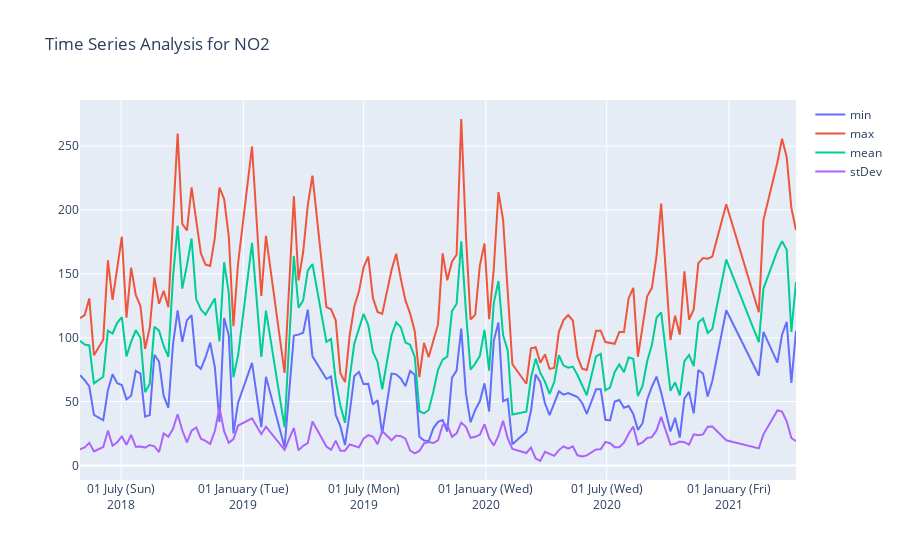

Notebook source saved alongside this figure:
### Code cell
import plotly.graph_objects as go
py.offline.init_notebook_mode(connected=True)

import pandas as pd

fig = go.Figure()

fig.add_trace(go.Scatter(x=df['date'], y=df['min'],
                    mode='lines',
                    name='min'))
fig.add_trace(go.Scatter(x=df['date'], y=df['max'],
                    mode='lines',
                    name='max'))
fig.add_trace(go.Scatter(x=df['date'], y=df['mean'],
                    mode='lines',
                    name='mean'))
fig.add_trace(go.Scatter(x=df['date'], y=df['stDev'],
                    mode='lines',
                    name='stDev'))

fig.update_layout(
    title = 'Time Series Analysis for NO2',
    xaxis_tickformat = '%d %B (%a)<br>%Y'
)

#fig.show()
#fig.show(renderer="png")
#py.iplot(fig, filename='NO2 Emission')
py.offline.iplot(fig)

### Figure 1 — Plotly figure (JSON) as saved in the notebook; plotly's stock layout.template omitted (floating-point values rounded to 4 significant figures; data arrays with more than 128 entries replaced by an {"elided": "..."} marker saying what was removed)
{"data": [{"mode": "lines", "name": "min", "type": "scatter", "x": {"elided": "130 str values"}, "y": {"elided": "130 float values"}}, {"mode": "lines", "name": "max", "type": "scatter", "x": {"elided": "130 str values"}, "y": {"elided": "130 float values"}}, {"mode": "lines", "name": "mean", "type": "scatter", "x": {"elided": "130 str values"}, "y": {"elided": "130 float values"}}, {"mode": "lines", "name": "stDev", "type": "scatter", "x": {"elided": "130 str values"}, "y": {"elided": "130 float values"}}], "layout": {"title": {"text": "Time Series Analysis for NO2"}, "xaxis": {"tickformat": "%d %B (%a)<br>%Y"}}}
